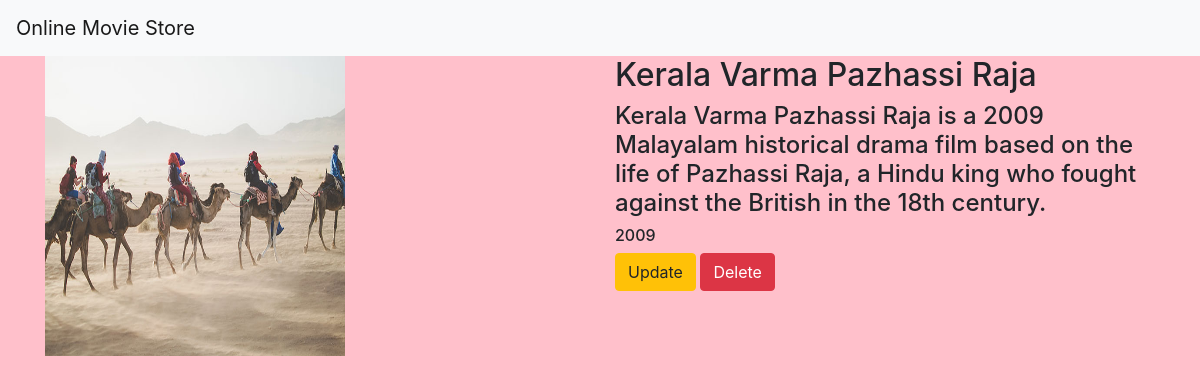
The page /movie/8/ on the database its author committed.
### movieapp/models.py (models this page shows)
class Movie(models.Model):
    name=models.CharField(max_length=250)
    desc=models.TextField()
    year=models.IntegerField()
    image=models.ImageField(upload_to='downloads')

### movieapp/views.py (the view)
# urls.py: path('movie/<int:movie_id>/',views.detail,name='detail'),
def detail(request, movie_id):
    movie=Movie.objects.get(id=movie_id)
    return render(request,"detail.html",{'movie':movie})

### templates/detail.html
{% extends 'base.html' %}
{% block body %}
<div class="container">
    <div class="row">
        <div class="col-md-6">
          <img src="{{movie.image.url}}" width="300" height="300">
        </div>
        <div class="col-md-6">
        <h2>{{movie.name}}</h2>
        <h4>{{movie.desc}}</h4>
        <h6>{{movie.year}}</h6>
<a class="btn btn-warning" href="{% url 'movieapp:update' movie.id %}">Update</a>
<a class="btn btn-danger" href="{% url 'movieapp:delete' movie.id %}">Delete</a>
            </div>
        </div>
</div>
{% endblock %}

### static/style.css (style rules this page uses)
body { background-color:pink; }

### rows shown on the page
Movie: image (picture), name "Kerala Varma Pazhassi Raja", desc "Kerala Varma Pazhassi Raja is a 2009 Malayalam historical drama film based on the life of Pazhassi Raja, a Hindu king who fought against the British in the 18th century.", year "2009"
